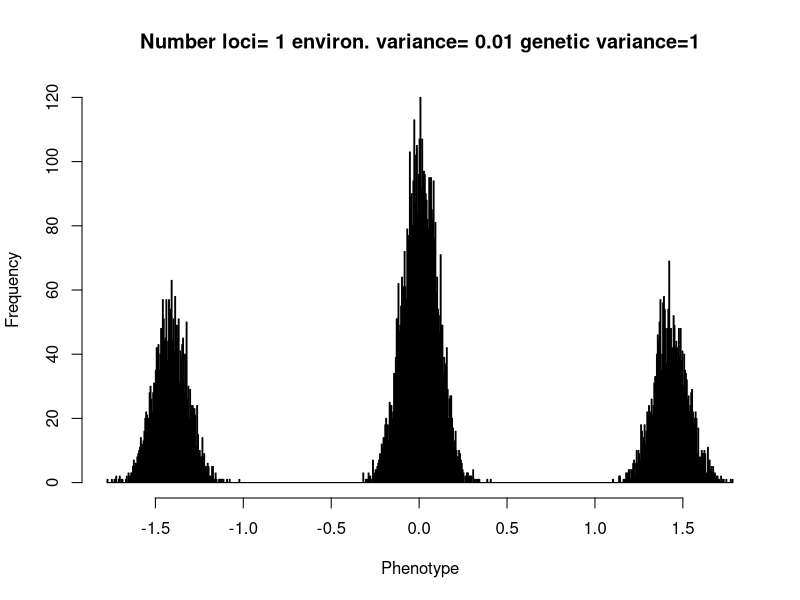
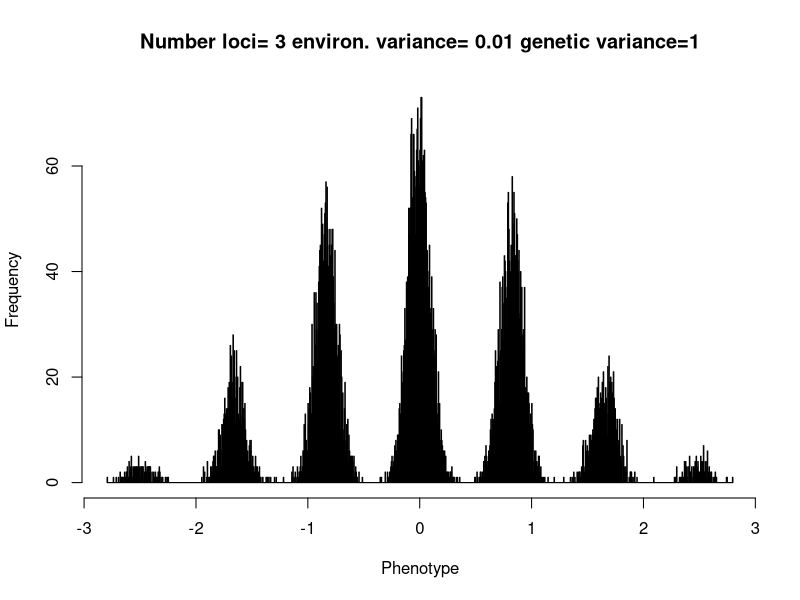
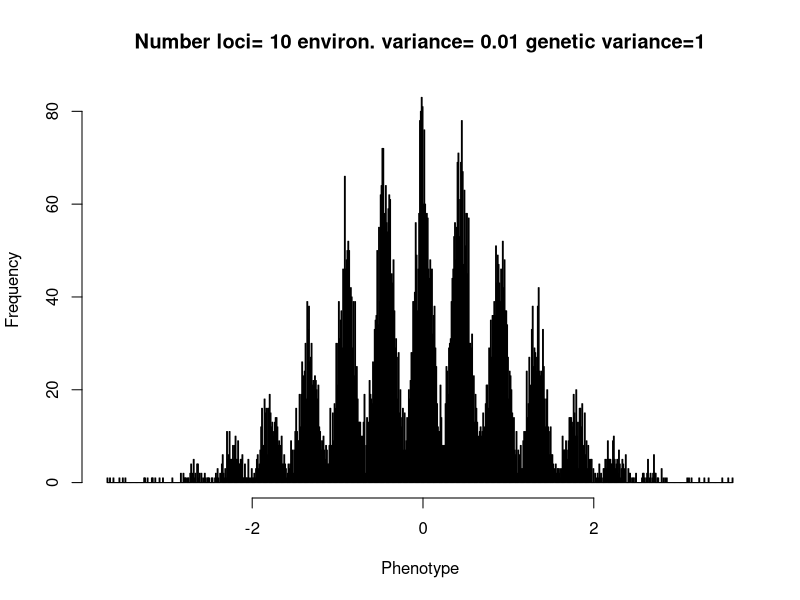
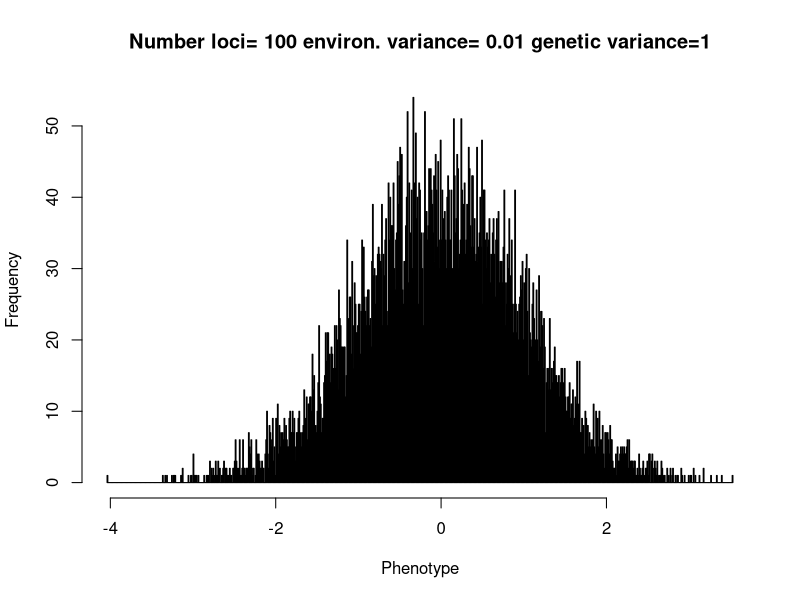

The R source for these figures, in order:
##Quantitative genetics sims
#Original code from Graham Coop
#Available at http://gcbias.org/2011/10/02/population-genetic-course-resource-quantitative-traits-1/
 
pheno.geno<-function(L,environ.var){
allele.freq<-0.5   ###each locus is assumed to have the same allele frequencies. This is just to simplify the coding, in reality these results work when each locus has its own frequency (and the coding wouldn't be too much harder). 
  
 ###L try values between 2 and 100
Num_inds=10000
 
 ## try some values between zero and (say) 5.
                    ### the genetic component is scaled below so that its variance is 1
                    ##thus you only need play with the environmetal variance 
  
##MAKE A MUM
## For each mother, at each locus we draw an allele (either 0 or 1) from the population allele frequency. 
##We do this twice for each mother two represent the two haplotypes in the mother 
mum.hap.1<-replicate(Num_inds, rbinom(L,1,allele.freq) )
mum.hap.2<-replicate(Num_inds, rbinom(L,1,allele.freq) )
##type mum.hap.1[,1] to see the 1st mothers 1st haplotype
 
 
##Each mothers genotype at each locus is either 0,1,2
mum.geno<-mum.hap.1+mum.hap.2
 
##assuming that each allele at locus has the same effect on phenotype, sum the genotypes to get the additive genetic "phenotype"
 
if(L>1){ additive.genetic<-colSums(mum.geno)}
if(L==1){ additive.genetic<-mum.geno}
 
##I normalize this to have variance 1, to make it comparable to the environmental variance.
additive.genetic<-additive.genetic / sd(additive.genetic)
 
##add the environmental contribution to the trait to get the overall phenotype
mum.pheno<- additive.genetic + rnorm(Num_inds,sd=sqrt(environ.var))

##normalize the trait to have mean zero
mum.pheno<-mum.pheno-mean(mum.pheno)

##plot a histogram of the distribution of the phenotype within the population
layout(1) ###done in case this is run after the code with 3 plots
hist(mum.pheno,breaks=1000,xlab="Phenotype",main=paste("Number loci=",L,"environ. variance=",environ.var,"genetic variance=1"))
 
}
 
for(L in c(1,3,10,100)){
png(file=paste("geno_pheno_L",L,".png",sep=""))
pheno.geno(L=L,environ.var=.01)
dev.off()
}
